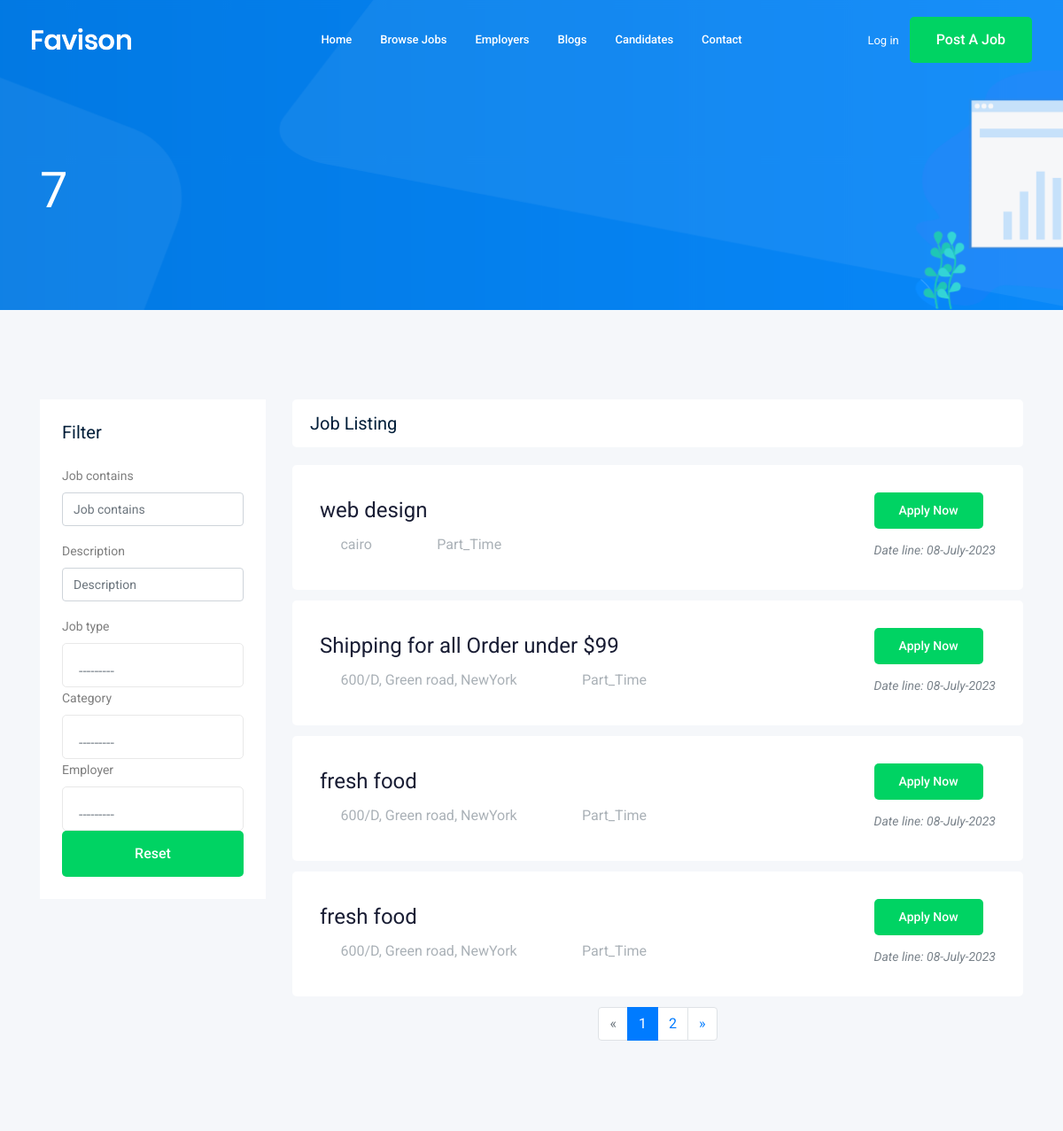
The app's page /jobs/ (upper part), older data.
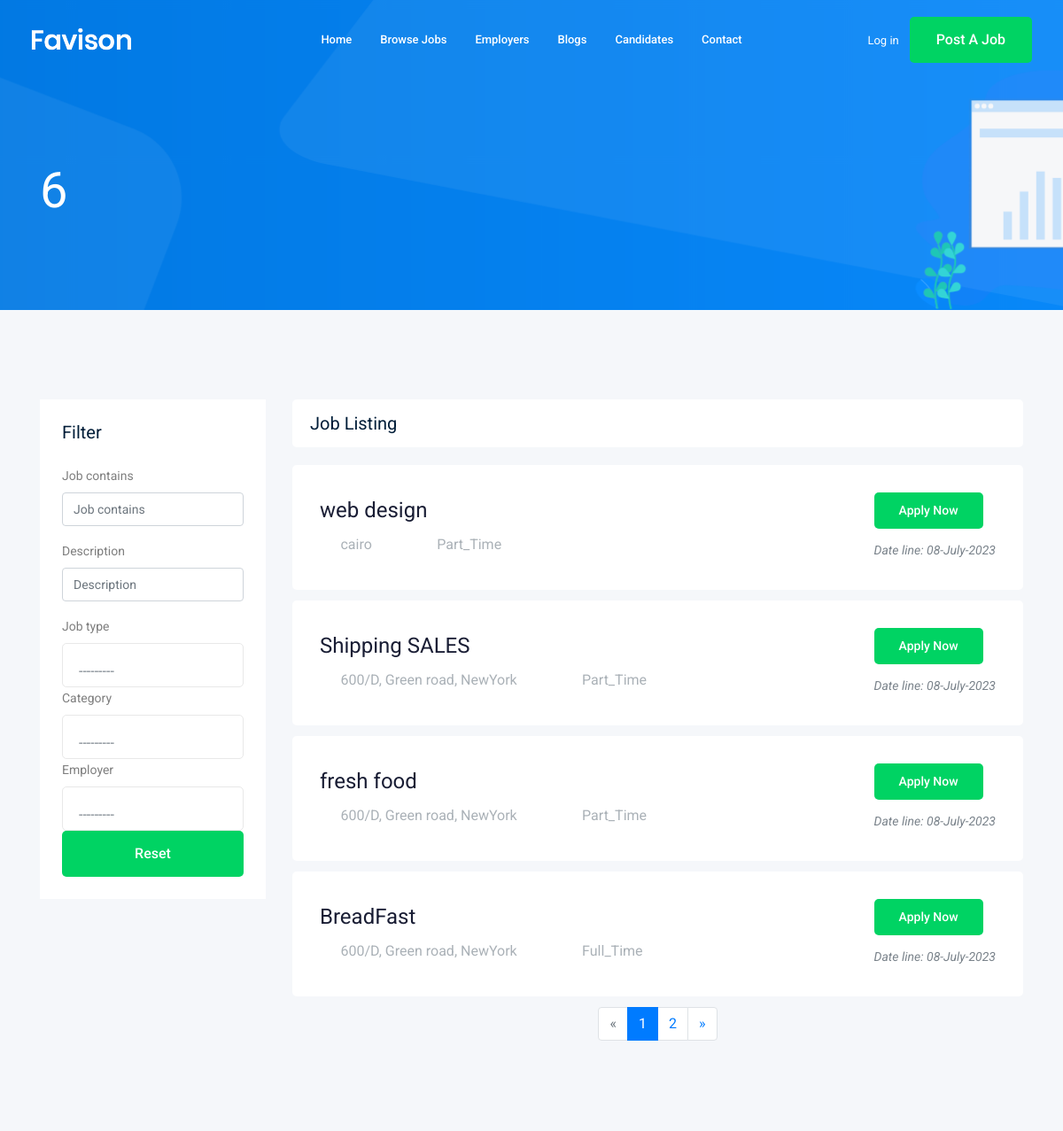
The same page, newer data.
### board/models.py (models this page shows, shortened)
class Category(models.Model):
    name = models.CharField(_("name"), max_length=50)
    slug = models.SlugField(_("slug"), null=True, blank=True, unique=True)
    def __str__(self):
        return self.name

class Job(models.Model):
    publisher = models.ForeignKey(User, verbose_name=_(
        "publisher"), on_delete=models.SET_NULL, null=True, blank=True, related_name='job_author')
    name = models.CharField(_("job"), max_length=100)
    employer = models.ForeignKey(Employer, verbose_name=_(
        "employer"), on_delete=models.SET_NULL, related_name='job_employer', null=True, blank=True)
    category = models.ForeignKey(Category, verbose_name=_(
        "category"), on_delete=models.CASCADE, related_name='job_category')
    job_type = models.CharField(_("job type"), max_length=50, choices=JOB_TYPE)
    published_at = models.DateTimeField(_("published at"), auto_now_add=True)
    vacancy = models.IntegerField(_("vacancy"))
    salary = models.IntegerField(_("salary"))
    des = models.TextField(_("description"), max_length=2500)
    Qual = models.TextField(_("Qualifications"), max_length=2500)
    Res = models.TextField(_("Responsibility"), max_length=2500)
    Benefits = models.TextField(_("Benefits"), max_length=2500)
    slug = models.SlugField(_("slug"), null=True, blank=True, unique=True)
    def __str__(self):
        return self.name

### companies/models.py (models this page shows, shortened)
class Employer(models.Model):
    name = models.CharField(_("name"), max_length=100)
    industry = models.CharField(_("Industry"), max_length=250)
    icon = models.CharField(_("icon"), max_length=50)
    founded = models.DateField(_("founded"), auto_now=False, auto_now_add=False)
    location = models.CharField(_("location"), max_length=250)
    website = models.CharField(_("website"), max_length=150)
    size = models.CharField(_("company size"), max_length=100)
    Profile = models.TextField(_("company Profile"), max_length=1000)
    linkedin = models.CharField(_("linkedin"), max_length=100)
    slug = models.SlugField(_("slug"), null=True, blank=True, unique=True)
    def __str__(self):
        return self.name

### board/views.py (the view)
# urls.py: path('jobs/', Job_list ,name='job_list'),  #functions
def Job_list(request):
    jobs = Job.objects.all()
    myfilter = JobFilter(request.GET, queryset=jobs)
    jobs = myfilter.qs
    paginator = Paginator(jobs, 4)
    page_number = request.GET.get("page")
    page_obj = paginator.get_page(page_number)
    context = {'jobs': page_obj, 'count': Job.objects.all().count,
               'myfilter': myfilter}
    return render(request, 'board/job_list.html', context)

### board/templates/board/job_list.html (shortened to what this page needs)
{% extends 'base.html' %}
{% load static %}
{% load bootstrap4 %}
{% block content %}
<div class="bradcam_area bradcam_bg_1">
    <div class="container">
        <div class="row">
            <div class="col-xl-12">
                <div class="bradcam_text">
                    <h3>{{count}}</h3>
                </div>
            </div>
        </div>
    </div>
</div>
<div class="job_listing_area plus_padding">
    <div class="container">
        <div class="row">
            <div class="col-lg-3">
                <div class="job_filter white-bg">
                    <div class="form_inner white-bg">
                        <h3>Filter</h3>
                        <form method="GET">
                            {% bootstrap_form myfilter.form %}
                            <div class="reset_btn">
                                <button class="boxed-btn3 w-100" type="submit">Reset</button>
                            </div>
                        </form>
                    </div>
                </div>
            </div>
            <div class="col-lg-9">
                <div class="recent_joblist_wrap">
                    <div class="recent_joblist white-bg ">
                        <div class="row align-items-center">
                            <div class="col-md-6">
                                <h4>Job Listing</h4>
                            </div>
                            <div class="col-md-6">
                            </div>
                        </div>
                    </div>
                </div>
                <div class="job_lists m-0">
                    <div class="row">
                        {% for job in jobs %}
                        <div class="col-lg-12 col-md-12">
                            <div class="single_jobs white-bg d-flex justify-content-between">
                                <div class="jobs_left d-flex align-items-center">
                                    <div class="jobs_conetent">
                                        <a href="{% url 'board:job_detail' job.slug %}">
                                            <h4>{{job}}</h4>
                                        </a>
                                        <div class="links_locat d-flex align-items-center">
                                            <div class="location">
                                                <p> <i class="fa fa-map-marker"></i> {{job.employer.location}}</p>
                                            </div>
                                            <div class="location">
                                                <p> <i class="fa fa-clock-o"></i> {{job.job_type}}</p>
                                            </div>
                                        </div>
                                    </div>
                                </div>
                                <div class="jobs_right">
                                    <div class="apply_now">
                                        <a href="{% url 'board:job_detail' job.slug %}" class="boxed-btn3">Apply Now</a>
                                    </div>
                                    <div class="date">
                                        <p>Date line: {{job.published_at|date:'d-N-Y'}}</p>
                                    </div>
                                </div>
                            </div>
                        </div>
                        {% endfor %}
                    </div>
                    <div class="row">
                        <div class="col-lg-12">
                            <div>
                                <ul>
                                    {% if jobs.has_other_pages %}
                                    <ul class="pagination justify-content-center mb-4">
                                        {% if jobs.has_previous %}
                                        <li class="page-item"><a class="page-link"
                                                href="?page={{ jobs.previous_page_number }}">&laquo;</a></li>
                                        {% else %}
                                        <li class="disabled page-item"><span class="page-link">&laquo;</span></li>
                                        {% endif %}
                                        {% for i in jobs.paginator.page_range %}
                                        {% if jobs.number == i %}
                                        <li class="active page-item"><span class="page-link">{{ i }} </span></li>
                                        {% else %}
                                        <li class="page-item"><a class="page-link" href="?page={{ i }}">{{ i }}</a></li>
                                        {% endif %}
                                        {% endfor %}
                                        {% if jobs.has_next %}
                                        <li class="page-item"><a class="page-link"
                                                href="?page={{ jobs.next_page_number }}">&raquo;</a></li>
                                        {% else %}
                                        <li class="disabled page-item"><span class="page-link">&raquo;</span></li>
                                        {% endif %}
                                    </ul>
                                    {% endif %}
                                </ul>
                            </div>
                        </div>
                    </div>
                </div>
            </div>
        </div>
    </div>
</div>
{% endblock %}

### templates/base.html (shortened to what this page needs)
{% load static %}
<!doctype html>
<html class="no-js" lang="zxx">
{% include "header.html" %}
<body>
    <header>
        <div class="header-area ">
            <div id="sticky-header" class="main-header-area">
                <div class="container-fluid ">
                    <div class="header_bottom_border">
                        <div class="row align-items-center">
                            <div class="col-xl-3 col-lg-2">
                                <div class="logo">
                                    <a href="index.html">
                                        <img src="img/logo.png" alt="">
                                    </a>
                                </div>
                            </div>
                            <div class="col-xl-6 col-lg-7">
                                <div class="main-menu  d-none d-lg-block">
                                    <nav>
                                        <ul id="navigation">
                                            <li><a href="index.html">home</a></li>
                                            <li><a href="{% url 'board:job_list' %}">Browse Jobs</a></li>
                                            <li><a href="jobs.html">Employers</a></li>
                                            <li><a href="jobs.html">Blogs</a></li>
                                            <li><a href="jobs.html">Candidates</a></li>
                                            <li><a href="contact.html">Contact</a></li>
                                        </ul>
                                    </nav>
                                </div>
                            </div>
                            <div class="col-xl-3 col-lg-3 d-none d-lg-block">
                                <div class="Appointment">
                                    <div class="phone_num d-none d-xl-block">
                                        <a href="#">Log in</a>
                                    </div>
                                    <div class="d-none d-lg-block">
                                        <a class="boxed-btn3" href="{% url 'board:job_create' %}">Post a Job</a>
                                    </div>
                                </div>
                            </div>
                            <div class="col-12">
                            </div>
                        </div>
                    </div>
                </div>
            </div>
        </div>
    </header>
    {% block content %}
    {% endblock %}
</body>
</html>

### templates/header.html (shortened to what this page needs)
{% load static %}
<head>
    <link rel="stylesheet" href="{% static 'css/bootstrap.min.css' %}">
    <link rel="stylesheet" href="{% static 'css/owl.carousel.min.css' %}">
    <link rel="stylesheet" href="{% static 'css/magnific-popup.css' %}">
    <link rel="stylesheet" href="{% static 'css/font-awesome.min.css' %}">
    <link rel="stylesheet" href="{% static 'css/themify-icons.css' %}">
    <link rel="stylesheet" href="{% static 'css/nice-select.css' %}">
    <link rel="stylesheet" href="{% static 'css/flaticon.css' %}">
    <link rel="stylesheet" href="{% static 'css/gijgo.css' %}">
    <link rel="stylesheet" href="{% static 'css/animate.min.css' %}">
    <link rel="stylesheet" href="{% static 'css/slicknav.css' %}">
    <link rel="stylesheet" href="{% static 'css/style.css' %}">
</head>

### templates/footer.html (shortened to what this page needs)
{% load static %}

Row changes from the older to the newer data that the page shows:
removed Job: name "fresh food", employer.location "600/D, Green road, NewYork", job_type "Part_Time", published_at "08-July-2023"
changed Job: name "Shipping for all Order under $99" → "Shipping SALES"
now on this page (row edited): Job: name "BreadFast", employer.location "600/D, Green road, NewYork", job_type "Full_Time", published_at "08-July-2023"
Text that changed along with them:
{{ count }}: "7" → "6"
